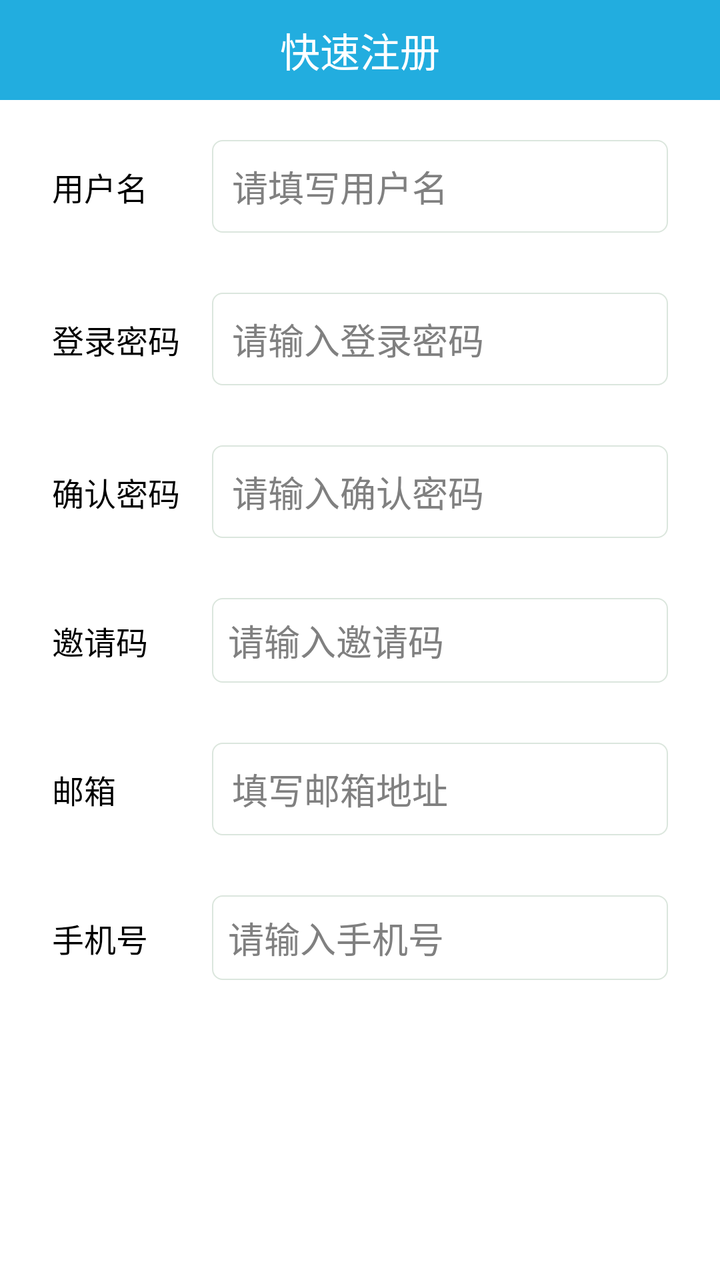
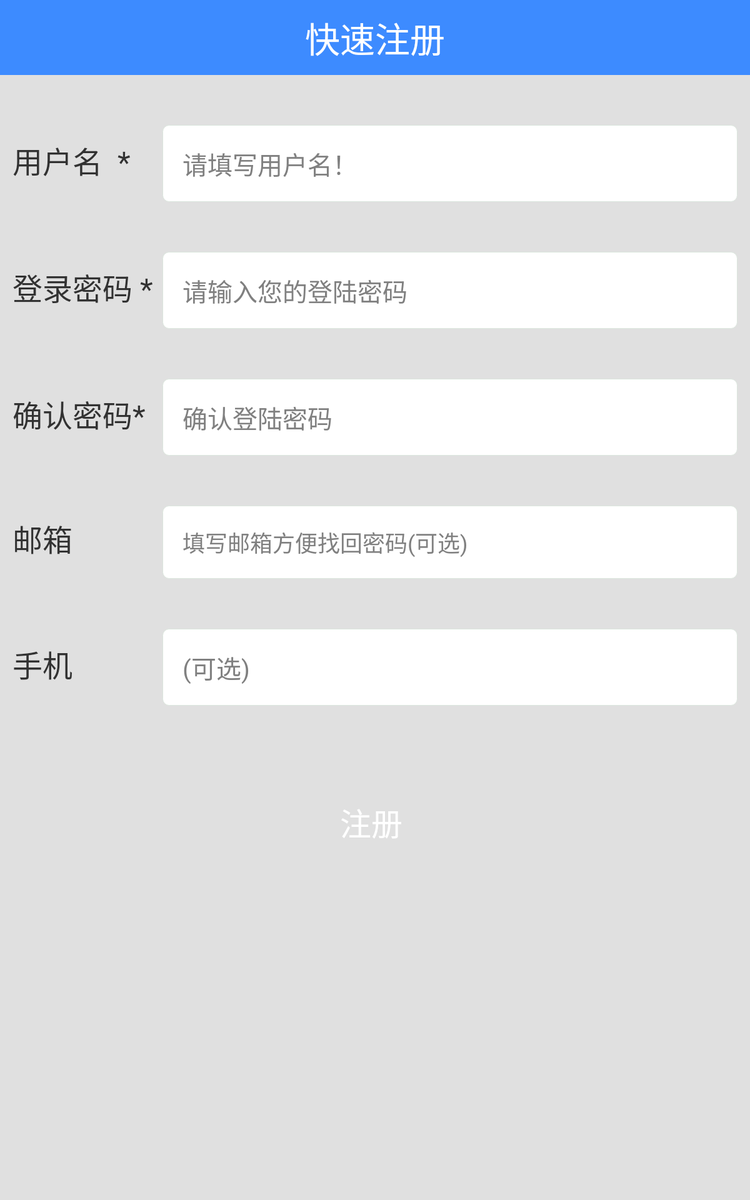

An Android layout and its configuration variant, each rendered on a device that would load it. The default file and the variant file are quoted in full after the pictures.
<!-- AndroidManifest.xml: application theme AppBaseTheme -->
<!-- res/layout/activity_regist.xml -->
<?xml version="1.0" encoding="utf-8"?>

<RelativeLayout xmlns:android="http://schemas.android.com/apk/res/android"
    android:layout_width="match_parent"
    android:layout_height="match_parent"
    android:background="@color/white" >

    <RelativeLayout
        android:id="@+id/regist_headbar"
        android:layout_width="match_parent"
        android:layout_height="50dp"
        android:layout_alignParentTop="true"
        android:background="@color/title_bar_bg" >

        <TextView
            style="@style/custom_textview"
            android:layout_width="wrap_content"
            android:layout_height="wrap_content"
            android:layout_centerHorizontal="true"
            android:layout_centerVertical="true"
            android:text="@string/quick_regist"
             />

        <ImageButton
            android:id="@+id/regist_back"
            android:layout_width="50dp"
            android:layout_height="wrap_content"
            android:layout_alignParentLeft="true"
            android:layout_centerVertical="true"
            android:background="@color/transparent"
            android:onClick="getback"
            android:src="@drawable/btn_back" />
    </RelativeLayout>

    <ScrollView
        android:layout_width="match_parent"
        android:layout_height="wrap_content"
        android:layout_below="@id/regist_headbar" >

        <LinearLayout
            android:layout_width="match_parent"
            android:layout_height="match_parent"
            android:orientation="vertical"
            android:layout_marginLeft="16dp"
            android:layout_marginRight="16dp" >

            <LinearLayout
                android:id="@+id/ll1"
                android:layout_width="match_parent"
                android:layout_height="wrap_content"
                android:layout_marginTop="10dp"
                android:orientation="horizontal"
                android:padding="10dp" >

                <TextView
                    style="@style/custom_normal_textview"
                    android:layout_width="80dp"
                    android:layout_height="wrap_content"
                    android:text="@string/user_name" />

                <EditText
                    android:id="@+id/et_userID"
                    android:layout_width="match_parent"
                    android:layout_height="wrap_content"
                    android:background="@drawable/bg_edit"
                    android:hint="@string/user_name_hint"
                    android:padding="10dp" />
            </LinearLayout>

            <LinearLayout
                android:id="@+id/ll2"
                android:layout_width="match_parent"
                android:layout_height="wrap_content"
                android:layout_marginTop="10dp"
                android:orientation="horizontal"
                android:padding="10dp" >

                <TextView
                    style="@style/custom_normal_textview"
                    android:layout_width="80dp"
                    android:layout_height="wrap_content"
                    android:text="@string/login_pwd" />

                <EditText
                    
                    android:id="@+id/et_password"
                    android:layout_width="match_parent"
                    android:layout_height="wrap_content"
                    android:background="@drawable/bg_edit"
                    android:inputType="textPassword"
                    android:padding="10dp"
                    android:hint="@string/login_pwd_hint" />
            </LinearLayout>

            <LinearLayout
                android:id="@+id/ll3"
                android:layout_width="match_parent"
                android:layout_height="wrap_content"
                android:layout_marginTop="10dp"
                android:orientation="horizontal"
                android:padding="10dp" >

                <TextView
                    style="@style/custom_normal_textview"
                    android:layout_width="80dp"
                    android:layout_height="wrap_content"
                    android:text="@string/confirm_pwd" />

                <EditText
                    android:id="@+id/et_password1"
                    android:layout_width="match_parent"
                    android:layout_height="wrap_content"
                    android:background="@drawable/bg_edit"
                    android:inputType="textPassword"
                    android:hint="@string/confirm_pwd_hint"
                    android:padding="10dp" />
            </LinearLayout>
            
            <LinearLayout
                android:id="@+id/ll4"
                android:layout_width="match_parent"
                android:layout_height="wrap_content"
                android:layout_marginTop="10dp"
                android:orientation="horizontal"
                android:padding="10dp" >

                <TextView
                    style="@style/custom_normal_textview"
                    android:layout_width="80dp"
                    android:layout_height="wrap_content"
                    android:text="@string/invite_code"
                     />

                <EditText
                    android:id="@+id/et_inviteCode"
                    android:layout_width="match_parent"
                    android:layout_height="wrap_content"
                    android:background="@drawable/bg_edit"
                    android:hint="@string/invite_code_hint"
                    android:padding="8dp" />
            </LinearLayout>

            <LinearLayout
                android:id="@+id/ll5"
                android:layout_width="match_parent"
                android:layout_height="wrap_content"
                android:layout_marginTop="10dp"
                android:orientation="horizontal"
                android:padding="10dp" >

                <TextView
                    style="@style/custom_normal_textview"
                    android:layout_width="80dp"
                    android:layout_height="wrap_content"
                    android:text="@string/email"
                     />

                <EditText
                    android:id="@+id/et_email"
                    android:layout_width="match_parent"
                    android:layout_height="wrap_content"
                    android:background="@drawable/bg_edit"
                    android:inputType="textEmailAddress"
                    android:hint="@string/email_hint"
                    android:padding="10dp" />
            </LinearLayout>

            <LinearLayout
                android:id="@+id/ll6"
                android:layout_width="match_parent"
                android:layout_height="wrap_content"
                android:layout_marginTop="10dp"
                android:orientation="horizontal"
                android:padding="10dp" >

                <TextView
                    style="@style/custom_normal_textview"
                    android:layout_width="80dp"
                    android:layout_height="wrap_content"
                    android:text="@string/phone"
                     />

                <EditText
                    android:id="@+id/et_phone"
                    android:layout_width="match_parent"
                    android:layout_height="wrap_content"
                    android:background="@drawable/bg_edit"
                    android:inputType="phone"
                    android:hint="@string/phone_hint"
                    android:padding="8dp" />
            </LinearLayout>

            <Button
                style="@style/custom_btn"
                android:id="@+id/bt_regist"
                android:layout_width="match_parent"
                android:layout_height="wrap_content"
                android:layout_marginTop="20dp"
                android:onClick="quickRegist"
                android:text="@string/regist" />
        </LinearLayout>
    </ScrollView>

</RelativeLayout>
<!-- resources referenced by this layout -->
<resources>
  <color name="title_bar_bg">@color/blue</color>
  <color name="transparent">#00000000</color>
  <color name="white">#ffffff</color>
  <!-- drawable bg_edit (drawable) -->
  <?xml version="1.0" encoding="utf-8"?>
  
  <shape xmlns:android="http://schemas.android.com/apk/res/android"
      android:shape="rectangle" >
  
      <corners android:radius="2dp" />
  
      <stroke
          android:width="0.5dp"
          android:color="@color/light_gray" />
  
      <solid android:color="#fff" />
  
      <corners android:radius="5dp" />
  
  </shape>
  <string name="confirm_pwd">确认密码</string>
  <string name="confirm_pwd_hint">请输入确认密码</string>
  <string name="email">邮箱</string>
  <string name="email_hint">填写邮箱地址</string>
  <string name="invite_code">邀请码</string>
  <string name="invite_code_hint">请输入邀请码</string>
  <string name="login_pwd">登录密码</string>
  <string name="login_pwd_hint">请输入登录密码</string>
  <string name="phone">手机号</string>
  <string name="phone_hint">请输入手机号</string>
  <string name="quick_regist">快速注册</string>
  <string name="regist">注册</string>
  <string name="user_name">用户名</string>
  <string name="user_name_hint">请填写用户名</string>
  <style name="custom_btn" parent="@android:style/Widget.Button">
          <item name="android:gravity">center</item>
          <item name="android:textColor">@color/button_text_color</item>
          <item name="android:layout_height">wrap_content</item>
          <item name="android:layout_width">wrap_content</item>
          <item name="android:background">@drawable/bg_login</item>
          <item name="android:padding">5dp</item>
          <item name="android:textSize">18sp</item>
      </style>
  <style name="custom_normal_textview" parent="@android:style/Widget.TextView">
          <item name="android:textSize">16sp</item>
          <item name="android:textColor">@color/black</item>
      </style>
  <style name="custom_textview" parent="@android:style/Widget.TextView">
          <item name="android:textSize">20sp</item>
          <item name="android:gravity">center</item>
          <item name="android:textColor">@color/white</item>
      </style>
  <style name="AppBaseTheme" parent="android:Theme.Light">
          
      </style>
  <color name="blue">#22addf</color>
  <color name="light_gray">#dbe6dd</color>
  <color name="button_text_color">@color/white</color>
  <color name="black">#ff000000</color>
</resources>
<!-- res/layout-large/activity_regist.xml (the repository's variant of the layout above) -->
<!-- drawn on a 7-inch tablet held upright -->
<?xml version="1.0" encoding="utf-8"?>

<RelativeLayout xmlns:android="http://schemas.android.com/apk/res/android"
    android:layout_width="match_parent"
    android:layout_height="match_parent"
    android:background="#E0E0E0" >

    <RelativeLayout
        android:id="@+id/regist_headbar"
        android:layout_width="match_parent"
        android:layout_height="60dp"
        android:layout_alignParentTop="true"
        android:background="#3D8BFF" >

        <TextView
            android:layout_width="wrap_content"
            android:layout_height="wrap_content"
            android:layout_centerHorizontal="true"
            android:layout_centerVertical="true"
            android:text="快速注册"
            android:textColor="#fff"
            android:textSize="28sp" />

        <ImageButton
            android:id="@+id/regist_back"
            android:layout_width="80dp"
            android:layout_height="wrap_content"
            android:layout_alignParentLeft="true"
            android:layout_centerVertical="true"
            android:background="@color/transparent"
            android:onClick="getback"
            android:src="@drawable/btn_back" />
    </RelativeLayout>

    <ScrollView
        android:layout_width="match_parent"
        android:layout_height="wrap_content"
        android:layout_below="@id/regist_headbar" >

        <RelativeLayout
            android:layout_width="match_parent"
            android:layout_height="match_parent" >

            <LinearLayout
                android:id="@+id/ll1"
                android:layout_width="match_parent"
                android:layout_height="wrap_content"
                android:layout_marginTop="30dp"
                android:orientation="horizontal"
                android:padding="10dp" >

                <TextView
                    android:layout_width="120dp"
                    android:layout_height="wrap_content"
                    android:text="用户名  *"
                    android:textSize="24sp" />

                <EditText
                    android:id="@+id/et_userID"
                    android:layout_width="match_parent"
                    android:layout_height="wrap_content"
                    android:background="@drawable/bg_edit"
                    android:hint="请填写用户名！"
                    android:padding="16dp"
                    android:textSize="20sp" />
            </LinearLayout>

            <LinearLayout
                android:id="@+id/ll2"
                android:layout_width="match_parent"
                android:layout_height="wrap_content"
                android:layout_below="@id/ll1"
                android:layout_marginTop="20dp"
                android:orientation="horizontal"
                android:padding="10dp" >

                <TextView
                    android:layout_width="120dp"
                    android:layout_height="wrap_content"
                    android:text="登录密码 *"
                    android:textSize="24sp" />

                <EditText
                    android:id="@+id/et_password"
                    android:layout_width="match_parent"
                    android:layout_height="wrap_content"
                    android:background="@drawable/bg_edit"
                    android:hint="请输入您的登陆密码"
                    android:inputType="textPassword"
                    android:padding="16dp"
                    android:textSize="20sp" />
            </LinearLayout>

            <LinearLayout
                android:id="@+id/ll3"
                android:layout_width="match_parent"
                android:layout_height="wrap_content"
                android:layout_below="@id/ll2"
                android:layout_marginTop="20dp"
                android:orientation="horizontal"
                android:padding="10dp" >

                <TextView
                    android:layout_width="120dp"
                    android:layout_height="wrap_content"
                    android:text="确认密码*"
                    android:textSize="24sp" />

                <EditText
                    android:id="@+id/et_password1"
                    android:layout_width="match_parent"
                    android:layout_height="wrap_content"
                    android:background="@drawable/bg_edit"
                    android:hint="确认登陆密码"
                    android:inputType="textPassword"
                    android:padding="16dp"
                    android:textSize="20sp" />
            </LinearLayout>

            <LinearLayout
                android:id="@+id/ll4"
                android:layout_width="match_parent"
                android:layout_height="wrap_content"
                android:layout_below="@id/ll3"
                android:layout_marginTop="20dp"
                android:orientation="horizontal"
                android:padding="10dp" >

                <TextView
                    android:layout_width="120dp"
                    android:layout_height="wrap_content"
                    android:text="邮箱"
                    android:textSize="24sp" />

                <EditText
                    android:id="@+id/et_email"
                    android:layout_width="match_parent"
                    android:layout_height="wrap_content"
                    android:background="@drawable/bg_edit"
                    android:hint="填写邮箱方便找回密码(可选)"
                    android:inputType="textEmailAddress"
                    android:padding="16dp" />
            </LinearLayout>

            <LinearLayout
                android:id="@+id/ll5"
                android:layout_width="match_parent"
                android:layout_height="wrap_content"
                android:layout_below="@id/ll4"
                android:layout_marginTop="20dp"
                android:orientation="horizontal"
                android:padding="10dp" >

                <TextView
                    android:layout_width="120dp"
                    android:layout_height="wrap_content"
                    android:text="手机"
                    android:textSize="24sp" />

                <EditText
                    android:id="@+id/et_phone"
                    android:layout_width="match_parent"
                    android:layout_height="wrap_content"
                    android:background="@drawable/bg_edit"
                    android:hint="(可选)"
                    android:inputType="phone"
                    android:padding="16dp"
                    android:textSize="20sp" />
            </LinearLayout>

            <Button
                android:layout_width="wrap_content"
                android:layout_height="wrap_content"
                android:layout_below="@+id/ll5"
                android:layout_centerHorizontal="true"
                android:layout_marginLeft="50dp"
                android:layout_marginRight="50dp"
                android:layout_marginTop="50dp"
                android:background="@drawable/bg_login"
                android:gravity="center"
                android:onClick="quickRegist"
                android:paddingBottom="15dp"
                android:paddingLeft="60dp"
                android:paddingRight="60dp"
                android:paddingTop="15dp"
                android:text="注册 "
                android:textColor="#fff"
                android:textSize="25sp" />
        </RelativeLayout>
    </ScrollView>

</RelativeLayout>
<!-- resources referenced by the variant -->
<!-- as a 7-inch tablet held upright resolves them -->
<resources>
  <color name="transparent">#00000000</color>
  <!-- drawable bg_edit (drawable) -->
  <?xml version="1.0" encoding="utf-8"?>
  
  <shape xmlns:android="http://schemas.android.com/apk/res/android"
      android:shape="rectangle" >
  
      <corners android:radius="2dp" />
  
      <stroke
          android:width="0.5dp"
          android:color="@color/light_gray" />
  
      <solid android:color="#fff" />
  
      <corners android:radius="5dp" />
  
  </shape>
  <style name="AppBaseTheme" parent="android:Theme.Light">
          
      </style>
  <color name="light_gray">#dbe6dd</color>
</resources>
